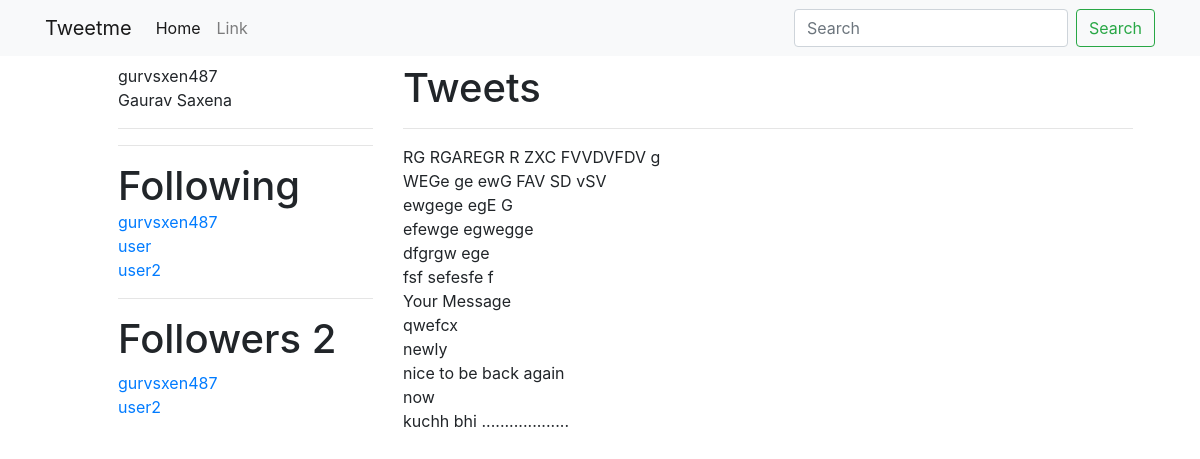
The app's page /gurvsxen487/ with its own data.
### accounts/models.py (models this page shows, shortened)
class UserProfile(models.Model):
	user      = models.OneToOneField(settings.AUTH_USER_MODEL, related_name='profile') # user.profile
	following = models.ManyToManyField(settings.AUTH_USER_MODEL, blank=True, related_name='followed_by')

### tweets/models.py (models this page shows, shortened)
class Tweet (models.Model):
	user		= models.ForeignKey(settings.AUTH_USER_MODEL)
	content 	= models.CharField(max_length=140, validators= [validate_content])
	updated 	= models.DateTimeField(auto_now=True)
	timestamp 	= models.DateTimeField(auto_now_add=True)
	def __str__(self):
		return str(self.content)
	class Meta:
		ordering = ['-timestamp']

### accounts/views.py (the view)
# urls.py: url(r'^(?P<username>[\w.@+-]+)/$', UserDetailView.as_view(), name='detail'),
class UserDetailView(DetailView):
	template_name = 'accounts/user_detail.html'
	queryset = User.objects.all()
	def get_object(self):
		return get_object_or_404(User, username__iexact=self.kwargs.get("username") )

### accounts/templates/accounts/user_detail.html (shortened to what this page needs)
{% extends 'base.html' %}
{% block body %}
<div class="container m-2">
	<div class="row">
		<div class="offset-1 col-3">
			{{ object.username }}<br>
			{{ object.first_name }}
			{{ object.last_name }}
			<hr>
			<hr>
			<h1 style="display:inline">Following</h1>
			{% for user in object.profile.following.all %}
			 <a href="/{{ user.username }}"> {{ user.username }} </a> <br>
			{% empty %}
				<h4>Not following any user</h4>
			{% endfor %}
			<hr>
			<h1>Followers  {{ object.followed_by.count }}</h1>
			{% for profile in object.followed_by.all %}
			<a href="/{{ profile.user.username }}"> {{ profile.user.username }} </a> <br>
			{% empty %}
				<h4>Not following any user</h4>
			{% endfor %}
		</div>
		<div class=" col-8">
			<h1>Tweets</h1>
			<hr>
			{% for tweet in object.tweet_set.all %}
			{{ tweet }} <br>
			{% endfor %}
		</div>
	</div>
</div>
{% endblock body %}

### templates/base.html (style rules this page uses)
body { max-width: 100% }

### records on screen
UserProfile: user.username "gurvsxen487"
UserProfile: user.username "user2"
Tweet: content "RG RGAREGR R ZXC FVVDVFDV g"
Tweet: content "WEGe ge ewG FAV SD vSV"
Tweet: content "ewgege egE G"
Tweet: content "efewge egwegge"
Tweet: content "dfgrgw ege"
Tweet: content "fsf sefesfe f"
Tweet: content "Your Message"
Tweet: content "qwefcx"
Tweet: content "newly"
Tweet: content "nice to be back again"
Tweet: content "now"
Tweet: content "kuchh bhi ..................."

### other values on screen
{{ object.username }} "gurvsxen487"
{{ object.first_name }} "Gaurav"
{{ object.last_name }} "Saxena"
{{ user.username }} "gurvsxen487"
{{ user.username }} "user"
{{ user.username }} "user2"
{{ object.followed_by.count }} "2"
